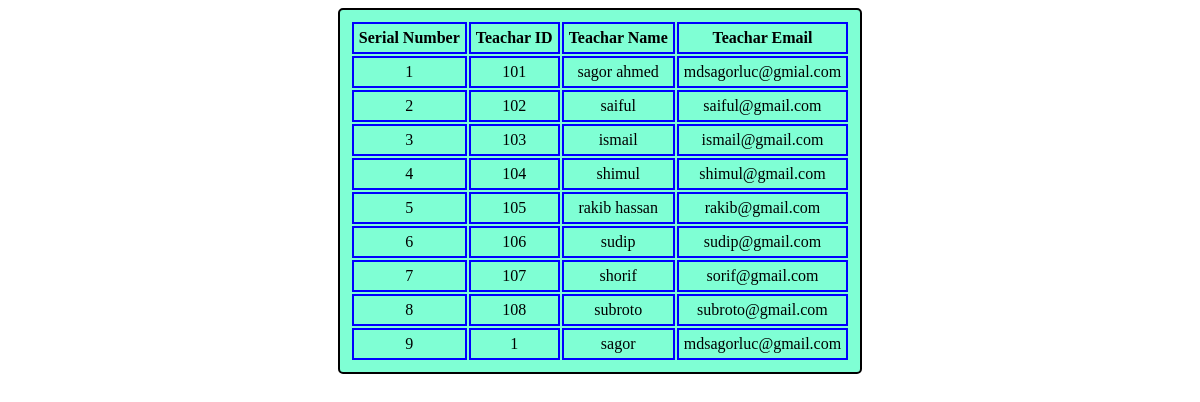
/mabout/teacher, run on the app's committed database.
### about_us/models.py (models this page shows)
class Teacher(models.Model):
    t_id = models.IntegerField()
    t_name = models.CharField(max_length= 50)
    t_email = models.EmailField(max_length=40)

### about_us/views.py (the view)
# urls.py: path('teacher', views.teacher_info, name='tc'),
def teacher_info(request):
    teach = Teacher.objects.all()
    return render(request,'about/teach.html',{'teac': teach} )

### templates/about/teach.html (shortened to what this page needs)
<!DOCTYPE html>
{% load static %}
<html lang="en">
<head>
    <link rel="stylesheet" href="{% static 'css/teacher.css' %}">
</head>
<body>
    {% if teac %}
    <table>
        <tr>
            <th>Serial Number</th>
            <th>Teachar ID</th>
            <th>Teachar Name</th>
            <th>Teachar Email</th>
        </tr>
        {% for tc in teac  %}
        <tr>
             <td>{{tc.id}}</td>
             <td>{{tc.t_id}}</td>
             <td>{{tc.t_name}}</td>
             <td>{{tc.t_email}}</td>
        </tr>
        {% endfor %}
    </table>
    {% else %}
    <h1>Empty Database</h1>
    {% endif %}
</body>
</html>

### static/css/teacher.css (style rules this page uses)
table { border: 2px solid; align-items: center; text-align: center; background-color: aquamarine; padding: 10px; border-radius: 5px; margin: 0 auto; }
th,td { border: 2px solid blue; padding: 5px; }

### data on the page
Teacher: id "1", t_id "101", t_name "sagor ahmed", t_email "mdsagorluc@gmial.com"
Teacher: id "2", t_id "102", t_name "saiful", t_email "saiful@gmail.com"
Teacher: id "3", t_id "103", t_name "ismail", t_email "ismail@gmail.com"
Teacher: id "4", t_id "104", t_name "shimul", t_email "shimul@gmail.com"
Teacher: id "5", t_id "105", t_name "rakib hassan", t_email "rakib@gmail.com"
Teacher: id "6", t_id "106", t_name "sudip", t_email "sudip@gmail.com"
Teacher: id "7", t_id "107", t_name "shorif", t_email "sorif@gmail.com"
Teacher: id "8", t_id "108", t_name "subroto", t_email "subroto@gmail.com"
Teacher: id "9", t_id "1", t_name "sagor", t_email "mdsagorluc@gmail.com"
